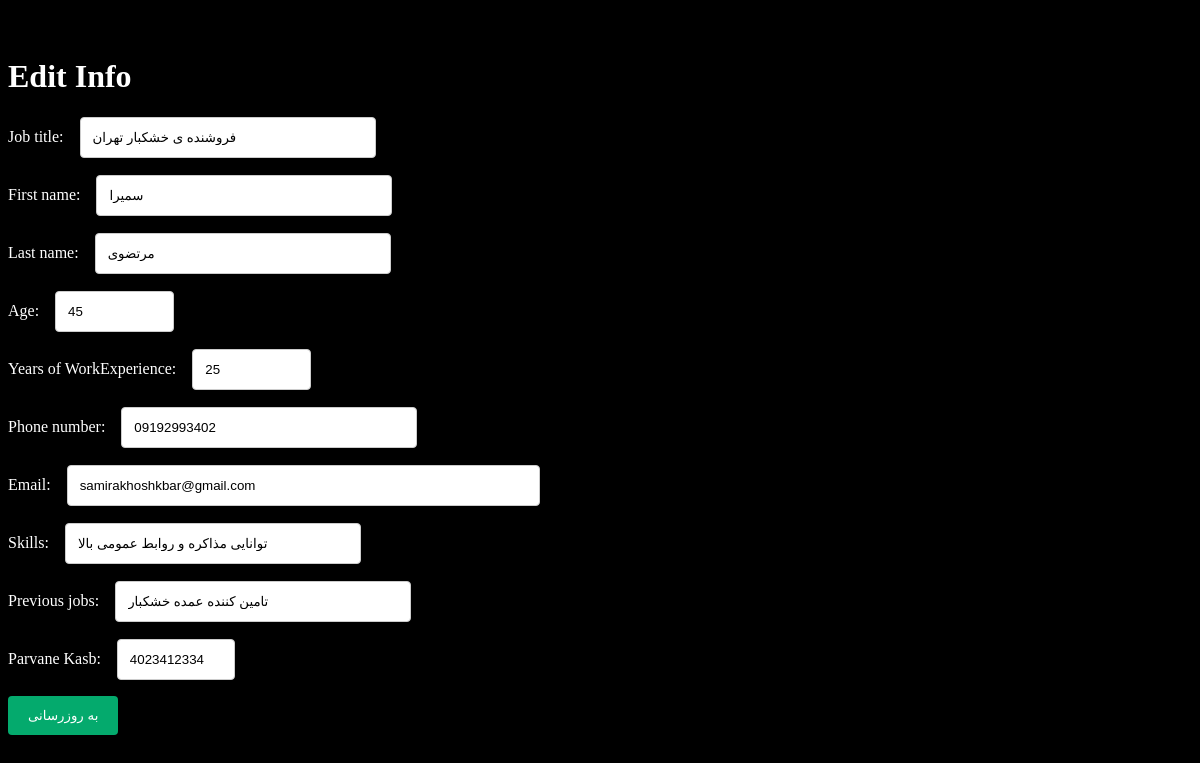
/career/offer/2/edit/, run on the app's committed database.
### company/models.py (models this page shows, shortened)
class JobOffer(models.Model):
    job_title    = models.CharField(default="فروشنده ی خشکبار تهران", max_length=70)
    first_name   = models.CharField(max_length=20)
    last_name    = models.CharField(max_length=30)
    age          = models.IntegerField()
    Years_of_WorkExperience = models.IntegerField(default="2")
    phone_number = models.CharField(max_length=11, blank=True , default="09192999154") # Validators should be a list
    email      = models.EmailField(max_length=50)
    skills    = models.CharField(max_length=500, default="توانایی مذاکره و روابط عمومی بالا")
    previous_jobs = models.CharField(max_length=400, default="شغلی نداشته ام")
    Parvane_Kasb = models.IntegerField(default="402349034")

### company/views.py (the view)
# urls.py: path('career/offer/<int:pk>/edit/', OfferUpdateView.as_view(), name='offer_edit'),
class OfferUpdateView(UpdateView):
    model = JobOffer
    template_name = 'offer_edit.html'
    fields = ['job_title', 'first_name', 'last_name', 'age','Years_of_WorkExperience', 'phone_number', 'email', 'skills', 'previous_jobs', 'Parvane_Kasb']
    success_url = reverse_lazy('offer')

### templates/offer_edit.html (shortened to what this page needs)
{% block content %}
<head>
</head>
<h1>Edit Info</h1>
<form action="" method="post">{% csrf_token %}
{{ form.as_p }}
<input type="submit" value="به روزرسانی">
</form>
{% endblock content %}

### templates/offer_edit.html (style rules this page uses)
* { box-sizing: border-box; }
input[type=text], select, textarea { width: 25%; padding: 12px; border: 1px solid #ccc; border-radius: 4px; resize: vertical; }
input[type=email], select, textarea { width: 40%; padding: 12px; border: 1px solid #ccc; border-radius: 4px; resize: vertical; }
input[type=number], select, textarea { width: 10%; padding: 12px; border: 1px solid #ccc; border-radius: 4px; resize: vertical; }
label { padding: 12px 12px 12px 0; display: inline-block; }
input[type=submit] { background-color: #04AA6D; color: white; padding: 12px 20px; border: none; border-radius: 4px; cursor: pointer; float: left; }

### data on the page
JobOffer: job_title "فروشنده ی خشکبار تهران", first_name "سمیرا", last_name "مرتضوی", age "45", Years_of_WorkExperience "25", phone_number "09192993402", email "samirakhoshkbar@gmail.com", skills "توانایی مذاکره و روابط عمومی بالا", previous_jobs "تامین کننده عمده خشکبار", Parvane_Kasb "4023412334"
